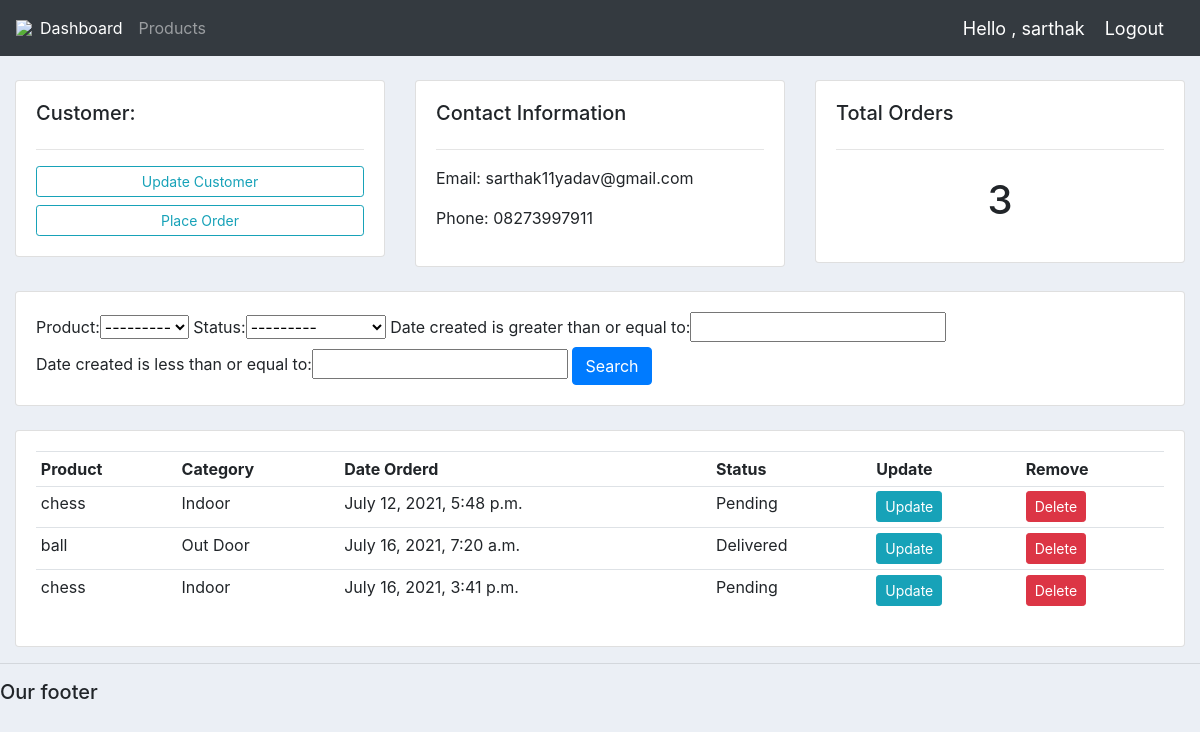
The app's page /customer/1/ (signed in) with its own data.
### accounts/models.py (models this page shows, shortened)
class Customer(models.Model):
	user=models.OneToOneField(User,null=True,blank=True,on_delete=models.CASCADE)
	name = models.CharField(max_length=200, null=True)
	phone = models.CharField(max_length=200, null=True)
	email = models.CharField(max_length=200, null=True)
	date_created = models.DateTimeField(auto_now_add=True, null=True)

class Order(models.Model):
	STATUS = (
			('Pending', 'Pending'),
			('Out for delivery', 'Out for delivery'),
			('Delivered', 'Delivered'),
			)
	customer = models.ForeignKey(Customer, null=True, on_delete= models.SET_NULL)
	product = models.ForeignKey(Product, null=True, on_delete= models.SET_NULL)
	date_created = models.DateTimeField(auto_now_add=True, null=True)
	status = models.CharField(max_length=200, null=True, choices=STATUS)

class Product(models.Model):
	CATEGORY = (
			('Indoor', 'Indoor'),
			('Out Door', 'Out Door'),
			)
	name = models.CharField(max_length=200, null=True)
	price = models.FloatField(null=True)
	category = models.CharField(max_length=200, null=True, choices=CATEGORY)
	description = models.CharField(max_length=200, null=True, blank=True)
	date_created = models.DateTimeField(auto_now_add=True, null=True)
	tags = models.ManyToManyField(Tag)
	def __str__(self):
		return self.name

### accounts/decorators.py (the view)
		def wrapper_func(request, *args, **kwargs):
			group = None
			if request.user.groups.exists():
				group = request.user.groups.all()[0].name
			if group in allowed_roles:
				return view_func(request, *args, **kwargs)
			else:
				return HttpResponse('You are not authorized to view this page')

### accounts/views.py (called while the page is built)
@login_required(login_url='login')
@allowed_users(allowed_roles=['admin'])
def customer(request, pk_test):
	customer = Customer.objects.get(id=pk_test)
	orders = customer.order_set.all()
	order_count = orders.count()
	myFilter = OrderFilter(request.GET, queryset=orders)
	orders = myFilter.qs
	context = {'customer':customer, 'orders':orders, 'order_count':order_count,
	'myFilter':myFilter}
	return render(request, 'accounts/customer.html',context)

### accounts/templates/accounts/customer.html
{%  extends 'accounts/main.html' %}
{% block content %}
	<br>
<div class="row">
	<div class="col-md">
		<div class="card card-body">
			<h5>Customer:</h5>
			<hr>
			<a class="btn btn-outline-info  btn-sm btn-block" href="">Update Customer</a>
			<a class="btn btn-outline-info  btn-sm btn-block" href="{% url 'create_order' %}">Place Order</a>
		</div>
	</div>
	<div class="col-md">
		<div class="card card-body">
			<h5>Contact Information</h5>
			<hr>
			<p>Email: {{customer.email}}</p>
			<p>Phone: {{customer.phone}}</p>
		</div>
	</div>
	<div class="col-md">
		<div class="card card-body">
			<h5>Total Orders</h5>
			<hr>
			<h1 style="text-align: center;padding: 10px">{{order_count}}</h1>
		</div>
	</div>
</div>
<br>
<div class="row">
	<div class="col">
		<div class="card card-body">
			<form method="get">
				{{myFilter.form}}
		    <button class="btn btn-primary" type="submit">Search</button>
		  </form>
		</div>
	</div>
</div>
<br>
<div class="row">
	<div class="col-md">
		<div class="card card-body">
			<table class="table table-sm">
				<tr>
					<th>Product</th>
					<th>Category</th>
					<th>Date Orderd</th>
					<th>Status</th>
					<th>Update</th>
					<th>Remove</th>
				</tr>
				{% for order in orders %}
				<tr>
					<td>{{order.product}}</td>
					<td>{{order.product.category}}</td>
					<td>{{order.date_created}}</td>
					<td>{{order.status}}</td>
					<td><a class="btn btn-sm btn-info" href="{% url 'update_order' order.id %}">Update</a></td>
					<td><a class="btn btn-sm btn-danger" href="{% url 'delete_order' order.id %}">Delete</a></td>
				</tr>
				{% endfor %}
			</table>
		</div>
	</div>
</div>
{% endblock %}

### accounts/templates/accounts/navbar.html (shortened to what this page needs)
{% load static %}
<nav class="navbar navbar-expand-lg navbar-dark bg-dark">
    <img src="{% static 'images/t1.jpg' %}">
    <div class="collapse navbar-collapse" id="navbarNav">
      <ul class="navbar-nav">
        {% if request.user.is_staff %}
      <li class="nav-item active">
        <a class="nav-link" href="{% url 'home' %}">Dashboard</a>
      </li>
      <li class="nav-item">
        <a class="nav-link" href="{% url 'products' %}">Products</a>
      </li>
      {% else %}
       <li class="nav-item">
        <a class="nav-link" href="{% url 'account' %}">Settings</a>
      </li>
      {% endif %}
      </ul>
    </div>
    <span class="msg">Hello , {{request.user}}</span>
    <span ><a class="msg" href="{% url 'logout' %}">Logout</a></span>
  </nav>

### static/css/main.css (style rules this page uses)
body { background-color: #ebeff5; }

### accounts/templates/accounts/navbar.html (style rules this page uses)
.msg { font-size: 18px; color: #fff; margin-right: 20px; }

### records on screen
Customer: email "sarthak11yadav@gmail.com", phone "08273997911"
Order: product "chess", product.category "Indoor", date_created "July 12, 2021, 5:48 p.m.", status "Pending"
Order: product "ball", product.category "Out Door", date_created "July 16, 2021, 7:20 a.m.", status "Delivered"
Order: product "chess", product.category "Indoor", date_created "July 16, 2021, 3:41 p.m.", status "Pending"

### other values on screen
{{ request.user }} "sarthak"
{{ order_count }} "3"
